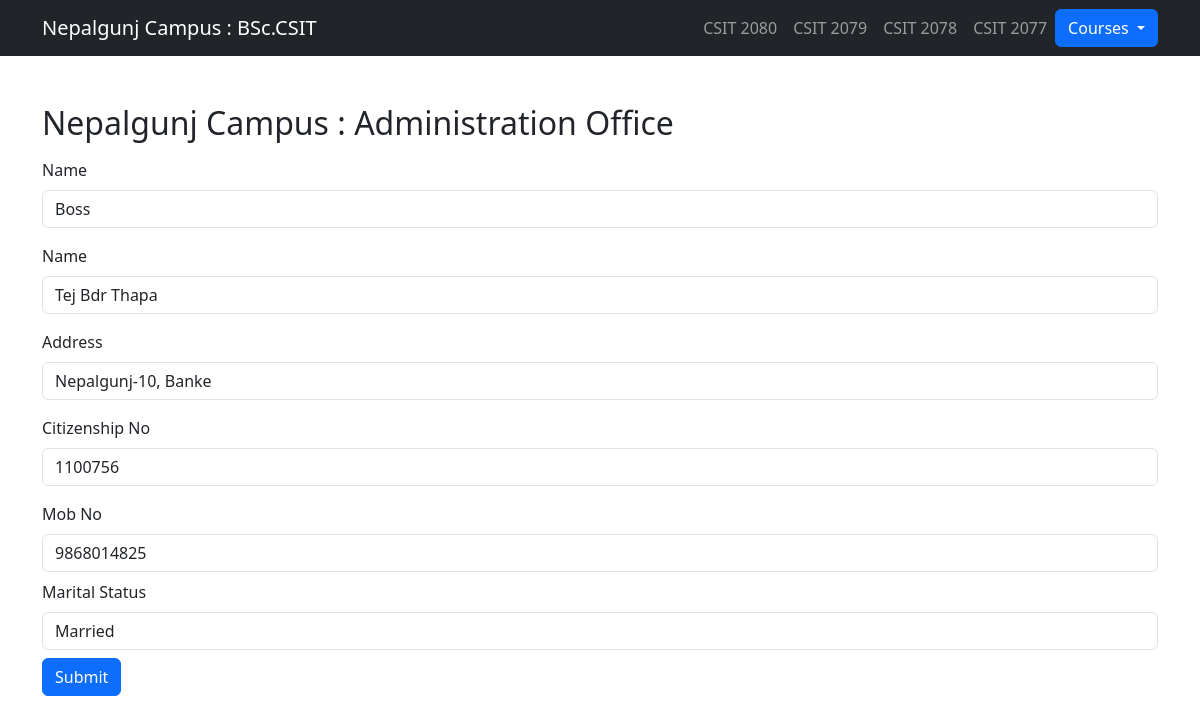
Page /org/form/edit/1 on the committed database.
### org/models.py (models this page shows, shortened)
class Staff(models.Model):
    appt = models.CharField(max_length=50)
    name = models.CharField(max_length=50)
    add = models.CharField(max_length=50)
    citizen = models.CharField(max_length=40)
    mob = models.CharField(max_length=10)
    marital = models.CharField(max_length=15)
    class Meta:
        db_table = 'staff'

### org/views.py (the view, shortened to what this page needs)
# urls.py: path("/form/edit/<pk>", views.edit, name="edit"),
def edit(request, pk):
    dm = Staff.objects.get(id=pk)
    return render(request, "org/edit.html", {'dm':dm})

### org/templates/org/edit.html (shortened to what this page needs)
{% extends 'csit/base.html' %}
{% block content %}
  <body>
    <div class="container mt-5">
        <h2 class="mb-3">Nepalgunj Campus : Administration Office</h2>
        <form action="{% url 'edit' dm.id %}" method="post">
            <div class="mb-3">
                <label class="form-label">Name</label>
                <input type="text" name="appt" class="form-control" placeholder="enter appointment" value="{{dm.appt}}">
            </div>
            <div class="mb-3">
                <label class="form-label">Name</label>
                <input type="text" name="name" class="form-control" placeholder="enter DOB" value="{{dm.name}}">
            </div>
            <div class="mb-3">
                <label class="form-label">Address</label>
                <input type="text" name="add" class="form-control"  placeholder="enter retail price" value="{{dm.add}}">
            </div>
            <div class="mb-3">
                <label class="form-label">Citizenship No</label>
                <input type="text" name="citizen" class="form-control" placeholder="enter registration no" value="{{dm.citizen}}">
            </div>
            <div class="mb-2">
                <label class="form-label">Mob No</label>
                <input type="text" name="mob" class="form-control" placeholder="enter mob no" value="{{dm.mob}}">
            </div>
            <div class="mb-2">
                <label class="form-label">Marital Status</label>
                <input type="text" name="marital" class="form-control" placeholder="enter address" value="{{dm.marital}}">
            </div>
            <button type="submit" class="btn btn-primary">Submit</button>
        </form>
    </div>
</body>
{% endblock %}

### rows in the picture
Staff: appt "Boss", name "Tej Bdr Thapa", add "Nepalgunj-10, Banke", citizen "1100756", mob "9868014825", marital "Married"
